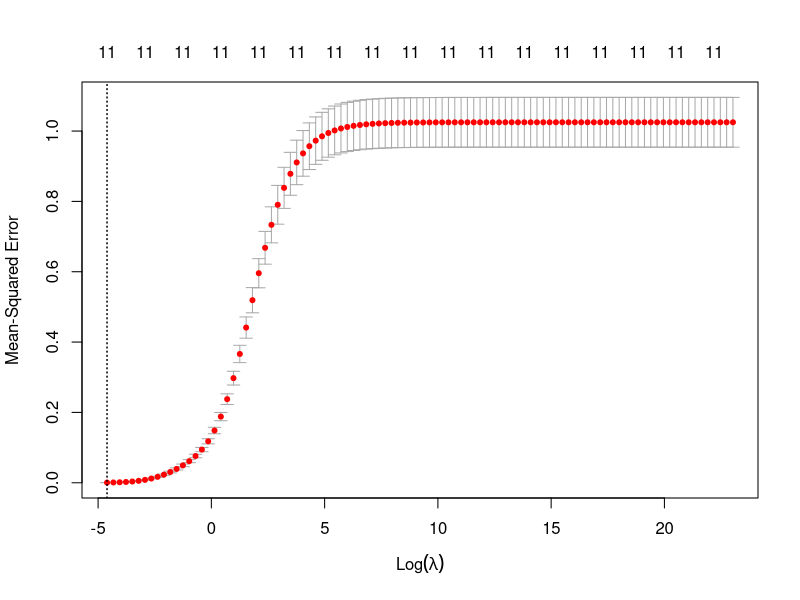

Source code (R):
# ################################################
# Ridge Regression Analysis
# ################################################
# libraries
library('glmnet')
library('methods')

# import data
credit <- read.csv('data/Processed_Credit.csv')
train <- read.csv('data/train.csv')
test <- read.csv('data/test.csv')

credit <- as.matrix(credit[,-1])
train <- as.matrix(train[,-1])
test <- as.matrix(test[,-1])
# ************************************************
# Ridge
# ************************************************
sink('data/ridge-output.txt')

grid <- 10^seq(10, -2, length = 100)

# basic model
ridge.mod = glmnet(train, train[, "Balance"], alpha = 0, lambda = grid, intercept = FALSE, standardize = FALSE)

# Cross Validation Ridge Model on Train
set.seed(40)
cv.ridge.train <- cv.glmnet(train, as.matrix(train[, "Balance"]),  intercept = FALSE, standardize = FALSE, alpha = 0, lambda = grid)

# Plot Cross Validation Errors
png('images/ridge-cross-valid-errors.png')
plot(cv.ridge.train)
dev.off()

# Select Best Model
bestlam = cv.ridge.train$lambda.min
bestlam

# Find lowest cross-validation error
ridge.pred <- predict(ridge.mod, s = bestlam, newx = test)
ridge.pred

# Mean Squared Error
ridge.mse <- mean((ridge.pred - test[,"Balance"])^2)
ridge.mse

# fit ridge to full dataset
ridge.model.full <- glmnet(credit[,-12], as.matrix(credit[, "Balance"]),  intercept = FALSE,
                standardize = FALSE, alpha = 1,lambda = grid)
ridge.coef = predict(ridge.model.full, type = "coefficients", s = bestlam)[1:11,]
ridge.coef

# remove coefficients of 0
ridge.coef.official <- ridge.coef[ridge.coef != 0]
ridge.coef.official

sink(NULL)

save(bestlam, ridge.model.full, ridge.coef, ridge.coef.official, ridge.mse,
     file = "data/ridge-objects.RData")
